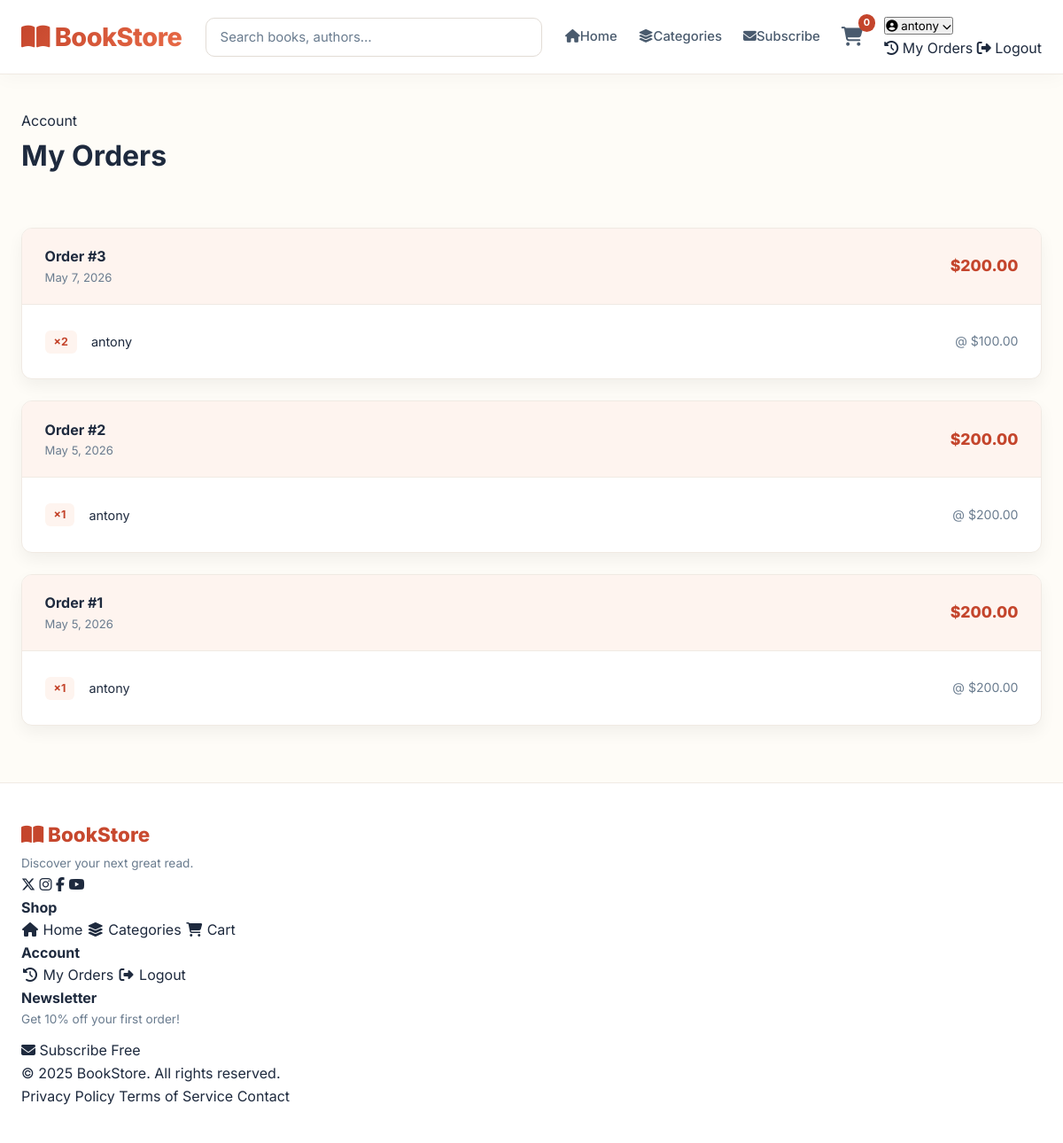
The app's page /order-history/ (signed in) with its own data.
### store/models.py (models this page shows, shortened)
class Order(models.Model):
    STATUS_CHOICES = [
        ('pending',    'Pending'),
        ('processing', 'Processing'),
        ('shipped',    'Shipped'),
        ('delivered',  'Delivered'),
        ('cancelled',  'Cancelled'),
    ]
    user         = models.ForeignKey(User, on_delete=models.CASCADE)
    full_name    = models.CharField(max_length=200)
    address      = models.TextField()
    city         = models.CharField(max_length=100)
    postal_code  = models.CharField(max_length=20)
    created_at   = models.DateTimeField(default=timezone.now)
    paid         = models.BooleanField(default=False)
    total_amount = models.DecimalField(max_digits=10, decimal_places=2)
    status       = models.CharField(max_length=20, choices=STATUS_CHOICES,
                                    default='pending')

class OrderItem(models.Model):
    order    = models.ForeignKey(Order, related_name='items', on_delete=models.CASCADE)
    book     = models.ForeignKey(Book, on_delete=models.CASCADE)
    price    = models.DecimalField(max_digits=6, decimal_places=2)
    quantity = models.PositiveIntegerField(default=1)

class Book(models.Model):
    title       = models.CharField(max_length=200)
    author      = models.CharField(max_length=100)
    description = models.TextField()
    price       = models.DecimalField(max_digits=6, decimal_places=2)
    cover_url   = models.URLField(default='https://picsum.photos/id/20/200/300')
    stock       = models.PositiveIntegerField(default=0)
    genre       = models.CharField(max_length=50, choices=GENRE_CHOICES,
                                   default='fiction', blank=True)
    created_at  = models.DateTimeField(auto_now_add=True)

### store/views.py (the view)
# urls.py: path('order-history/',             views.order_history,     name='order_history'),
@login_required
def order_history(request):
    orders = Order.objects.filter(user=request.user).order_by('-created_at')
    return render(request, 'store/order_history.html', {'orders': orders})

### store/context_processors.py (called while the page is built)
def cart_count(request):
    cart = request.session.get('cart', {})
    count = sum(cart.values())
    return {'cart_count': count}

### store/templates/store/order_history.html (shortened to what this page needs)
{% extends 'store/base.html' %}
{% block content %}
<div class="page-hero" style="padding-top:2.5rem; padding-bottom:1.5rem; margin-bottom:2rem;">
  <span class="eyebrow">Account</span>
  <h1>My Orders</h1>
</div>
{% if orders %}
<div class="orders-list">
  {% for order in orders %}
  <div class="order-card">
    <div class="order-card-header">
      <div>
        <div class="order-id">Order #{{ order.id }}</div>
        <div class="order-date">{{ order.created_at|date:"F j, Y" }}</div>
      </div>
      <div class="order-total-badge">${{ order.total_amount }}</div>
    </div>
    <div class="order-card-body">
      {% for item in order.items.all %}
      <div class="order-item">
        <span class="order-item-qty">×{{ item.quantity }}</span>
        <span class="order-item-title">{{ item.book.title }}</span>
        <span class="order-item-price">@ ${{ item.price }}</span>
      </div>
      {% endfor %}
    </div>
  </div>
  {% endfor %}
</div>
{% endif %}
{% endblock %}

### store/templates/store/base.html (shortened to what this page needs)
<!DOCTYPE html>
<html lang="en">
<head>
  {% load static %}
  <link rel="stylesheet" href="https://cdnjs.cloudflare.com/ajax/libs/font-awesome/6.5.1/css/all.min.css">
  <link rel="stylesheet" href="{% static 'store/css/style.css' %}">
</head>
<body>
  <nav class="navbar" id="mainNav">
    <div class="container nav-container">
      <a href="{% url 'home' %}" class="logo">
        <i class="fa-solid fa-book-open"></i> BookStore
      </a>
      <form method="GET" action="{% url 'home' %}" class="search-form">
        <input type="text" name="q" value="{{ request.GET.q }}"
               class="search-input" placeholder="Search books, authors…">
      </form>
      <div class="nav-links">
        <a href="{% url 'home' %}" class="nav-link" title="Home">
          <i class="fa-solid fa-house"></i><span class="nav-label">Home</span>
        </a>
        <a href="{% url 'category_list' %}" class="nav-link" title="Categories">
          <i class="fa-solid fa-layer-group"></i><span class="nav-label">Categories</span>
        </a>
        <a href="{% url 'subscribe' %}" class="nav-link" title="Subscribe">
          <i class="fa-solid fa-envelope"></i><span class="nav-label">Subscribe</span>
        </a>
        <a href="{% url 'cart' %}" class="nav-link cart-icon" title="Cart">
          <i class="fa-solid fa-cart-shopping"></i>
          <span class="cart-count">{{ cart_count }}</span>
        </a>
        {% if user.is_authenticated %}
          <div class="nav-user-menu">
            <button class="nav-user-btn" id="userMenuBtn">
              <i class="fa-solid fa-circle-user"></i>
              <span class="nav-label">{{ user.first_name|default:user.username }}</span>
              <i class="fa-solid fa-chevron-down" style="font-size:0.65rem;"></i>
            </button>
            <div class="nav-dropdown" id="userDropdown">
              <a href="{% url 'order_history' %}"><i class="fa-solid fa-clock-rotate-left"></i> My Orders</a>
              <a href="{% url 'logout' %}"><i class="fa-solid fa-right-from-bracket"></i> Logout</a>
            </div>
          </div>
        {% endif %}
      </div>
    </div>
  </nav>
  <main>
    <div class="container">
      {% block content %}{% endblock %}
    </div>
  </main>
  <footer class="site-footer">
    <div class="container">
      <div class="footer-top">
        <div class="footer-brand-col">
          <div class="footer-logo"><i class="fa-solid fa-book-open"></i> BookStore</div>
          <p class="footer-tagline">Discover your next great read.</p>
          <div class="footer-socials">
            <a href="#" title="Twitter/X"><i class="fa-brands fa-x-twitter"></i></a>
            <a href="#" title="Instagram"><i class="fa-brands fa-instagram"></i></a>
            <a href="#" title="Facebook"><i class="fa-brands fa-facebook-f"></i></a>
            <a href="#" title="YouTube"><i class="fa-brands fa-youtube"></i></a>
          </div>
        </div>
        <div class="footer-nav-col">
          <h4>Shop</h4>
          <a href="{% url 'home' %}"><i class="fa-solid fa-house fa-fw"></i> Home</a>
          <a href="{% url 'category_list' %}"><i class="fa-solid fa-layer-group fa-fw"></i> Categories</a>
          <a href="{% url 'cart' %}"><i class="fa-solid fa-cart-shopping fa-fw"></i> Cart</a>
        </div>
        <div class="footer-nav-col">
          <h4>Account</h4>
          {% if user.is_authenticated %}
            <a href="{% url 'order_history' %}"><i class="fa-solid fa-clock-rotate-left fa-fw"></i> My Orders</a>
            <a href="{% url 'logout' %}"><i class="fa-solid fa-right-from-bracket fa-fw"></i> Logout</a>
          {% else %}
            <a href="{% url 'login' %}"><i class="fa-solid fa-right-to-bracket fa-fw"></i> Login</a>
            <a href="{% url 'register' %}"><i class="fa-solid fa-user-plus fa-fw"></i> Register</a>
          {% endif %}
        </div>
        <div class="footer-nav-col">
          <h4>Newsletter</h4>
          <p style="font-size:0.85rem; color:var(--muted); margin-bottom:0.75rem;">Get 10% off your first order!</p>
          <a href="{% url 'subscribe' %}" class="footer-sub-btn">
            <i class="fa-solid fa-envelope"></i> Subscribe Free
          </a>
        </div>
      </div>
      <div class="footer-bottom">
        <p>&copy; 2025 BookStore. All rights reserved.</p>
        <div class="footer-bottom-links">
          <a href="#">Privacy Policy</a>
          <a href="#">Terms of Service</a>
          <a href="#">Contact</a>
        </div>
      </div>
    </div>
  </footer>
</body>
</html>

### static/store/css/style.css (style rules this page uses)
:root { --bg: #fefcf7; --surface: #ffffff; --border: #f0eae3; --border-2: #e2dcd5; --red: #c4452c; --red-dark: #a3341e; --red-light: #fef4ef; --text: #1e2a3e; --muted: #6a7c8f; --mid: #4a5b6e; --gold: #f4b642; --font: 'Inter', sans-serif; --radius-sm: 12px; --radius: 20px; --radius-lg: 32px; --shadow-sm: 0 8px 18px rgba(0,0,0,0.05); --shadow: 0 18px 30px -8px rgba(0,0,0,0.12); --trans: 0.22s ease; }
*, *::before, *::after { margin:0; padding:0; box-sizing:border-box; }
html { scroll-behavior: smooth; }
body { font-family: var(--font); background: var(--bg); color: var(--text); line-height: 1.6; min-height: 100vh; display: flex; flex-direction: column; }
a { color: inherit; text-decoration: none; }
button { font-family: var(--font); }
main { flex: 1; }
.container { max-width: 1280px; margin: 0 auto; padding: 0 24px; }
.navbar { background: #fff; border-bottom: 1px solid var(--border); box-shadow: 0 4px 20px rgba(0,0,0,0.03); position: sticky; top: 0; z-index: 200; padding: 16px 0; transition: box-shadow var(--trans); }
.nav-container { display: flex; align-items: center; justify-content: space-between; gap: 20px; flex-wrap: wrap; }
.logo { font-size: 1.8rem; font-weight: 800; letter-spacing: -0.5px; background: linear-gradient(135deg, #c4452c, #e96b47); -webkit-background-clip: text; background-clip: text; color: transparent; flex-shrink: 0; }
.search-form { display: flex; flex: 1; max-width: 380px; }
.search-input { width: 100%; padding: 11px 18px; border: 1.5px solid var(--border-2); border-radius: 60px; font-size: 0.93rem; font-family: var(--font); background: #fff; color: var(--text); outline: none; transition: border-color var(--trans), box-shadow var(--trans); }
.search-input::placeholder { color: var(--muted); }
.nav-links { display: flex; align-items: center; gap: 24px; }
.nav-link { font-size: 0.93rem; font-weight: 500; color: var(--mid); transition: color var(--trans); }
.cart-icon { position: relative; font-size: 1.35rem; }
.cart-count { position: absolute; top: -8px; right: -14px; background: var(--red); color: white; font-size: 0.68rem; font-weight: 700; padding: 2px 6px; border-radius: 30px; min-width: 18px; text-align: center; line-height: 1.4; }
input[type="text"], input[type="email"], input[type="password"], input[type="number"], textarea, select { width: 100%; padding: 12px 16px; border: 1.5px solid var(--border-2); border-radius: 10px; font-size: 0.93rem; font-family: var(--font); background: #fff; color: var(--text); outline: none; transition: border-color var(--trans), box-shadow var(--trans); appearance: none; }
input::placeholder, textarea::placeholder { color: #aab2ba; }
.orders-list { display: flex; flex-direction: column; gap: 1.5rem; margin: 2rem 0 4rem; }
.order-card { background: white; border: 1px solid var(--border); border-radius: var(--radius-sm); overflow: hidden; box-shadow: var(--shadow-sm); transition: box-shadow var(--trans); }
.order-card-header { display: flex; align-items: center; justify-content: space-between; padding: 1.2rem 1.6rem; background: var(--red-light); border-bottom: 1px solid var(--border); }
.order-id { font-weight: 700; font-size: 1rem; }
.order-date { font-size: 0.82rem; color: var(--muted); }
.order-total-badge { font-weight: 800; font-size: 1.1rem; color: var(--red); }
.order-card-body { padding: 1.2rem 1.6rem; }
.order-item { display: flex; align-items: center; gap: 1rem; padding: 0.6rem 0; border-bottom: 1px solid var(--border); }
.order-item:last-child { border-bottom: none; }
.order-item-qty { background: var(--red-light); color: var(--red); border-radius: 6px; padding: 3px 10px; font-size: 0.78rem; font-weight: 700; }
.order-item-title { flex: 1; font-size: 0.9rem; }
.order-item-price { font-size: 0.88rem; color: var(--muted); }
.site-footer { background: var(--surface); border-top: 1px solid var(--border); padding: 2.5rem 0; margin-top: auto; }
.footer-logo { font-size: 1.4rem; font-weight: 800; background: linear-gradient(135deg, #c4452c, #e96b47); -webkit-background-clip: text; background-clip: text; color: transparent; display: block; margin-bottom: 4px; }
.footer-tagline { font-size: 0.85rem; color: var(--muted); }

### records on screen
Order: id "3", created_at "May 7, 2026", total_amount "200.00"
OrderItem: quantity "2", book "antony", price "100.00"
Order: id "2", created_at "May 5, 2026", total_amount "200.00"
OrderItem: quantity "1", book "antony", price "200.00"
Order: id "1", created_at "May 5, 2026", total_amount "200.00"
OrderItem: quantity "1", book "antony", price "200.00"

### other values on screen
{{ cart_count }} "0"
{{ user.first_name|default:user.username }} "antony"
